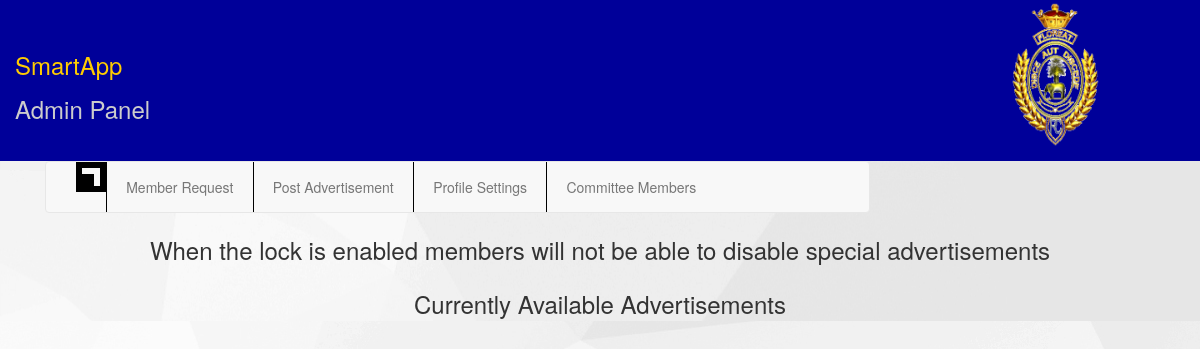
The page /showAdvertiesement.php on the database as committed earlier.
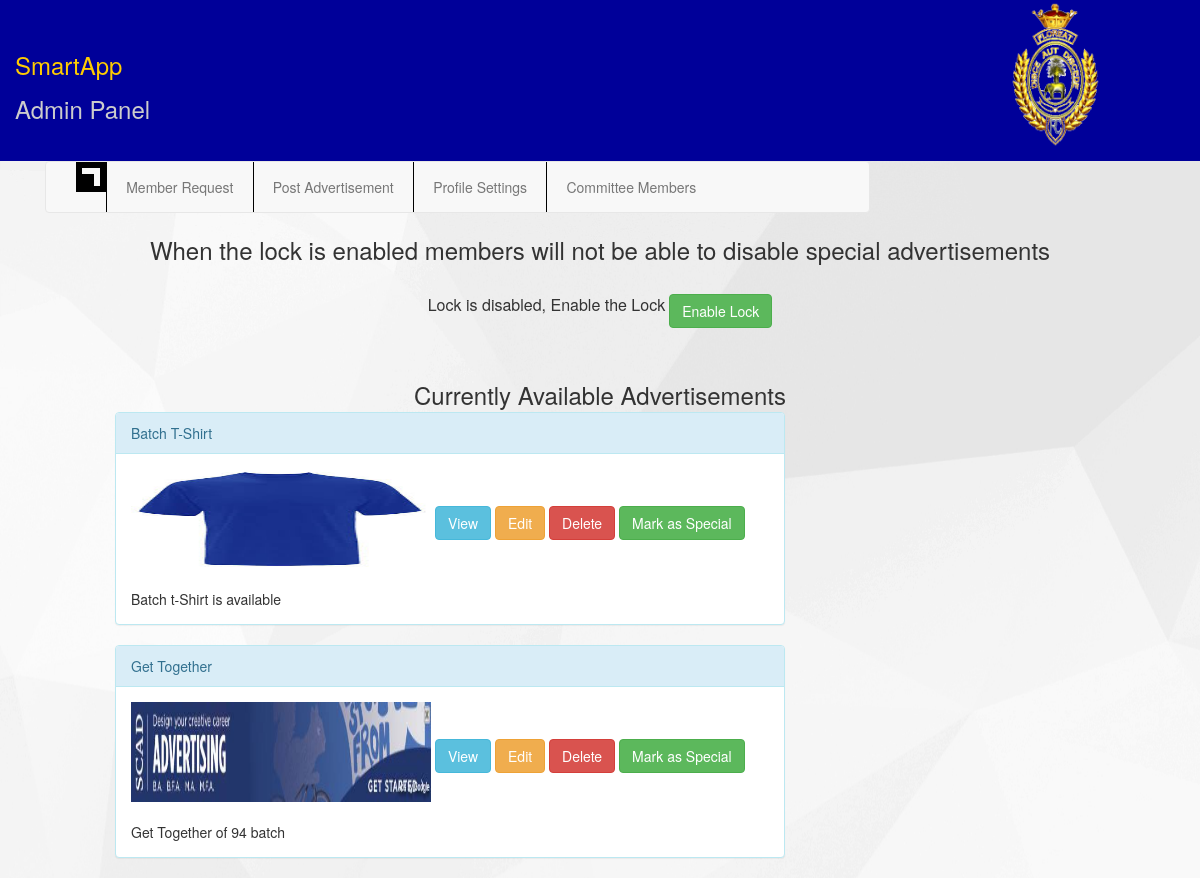
The same page on the database as committed later.
### tables this page shows
CREATE TABLE IF NOT EXISTS `postadvertiesement` (
  `IDAdd` int(11) NOT NULL AUTO_INCREMENT,
  `Type` varchar(20) NOT NULL,
  `Title` varchar(40) NOT NULL,
  `Image` varchar(100) NOT NULL,
  `Description` varchar(150) NOT NULL,
  `ContactNo` int(11) NOT NULL,
  `Email` varchar(30) NOT NULL,
  `StartDate` varchar(15) NOT NULL,
  `EndDate` varchar(15) NOT NULL,
  `CDate` varchar(40) NOT NULL,
  PRIMARY KEY (`IDAdd`)
);

### showAdvertiesement.php (the view, shortened to what this page needs)
<!DOCTYPE html PUBLIC "-//W3C//DTD XHTML 1.0 Transitional//EN" "http://www.w3.org/TR/xhtml1/DTD/xhtml1-transitional.dtd">
<html xmlns="http://www.w3.org/1999/xhtml">
  <head>
    <link rel="stylesheet" href="css/bootstrap.min.css">
    <link rel="stylesheet" href="css/style.css">
    <link rel="stylesheet" href="https://maxcdn.bootstrapcdn.com/font-awesome/4.5.0/css/font-awesome.min.css">
    <link type="text/css" rel="stylesheet" href="sideviewmenu.css" />
  </head>
  <body background="img/body.jpg">
    <div class="container-fluid" id="maincontainer">
      <div class="col-md-4 box1">
        <p class="smartappheading">SmartApp</p>
        <p>Admin Panel</p>
      </div>
      <div class="col-md-2">
        <img src="img/oie_trans.gif" width="100" height="150" />
      </div>
    </div>
    <div class="container-fluid" id="middlecontainer">
    <div class="container">
      <div class="col-md-9">
        <nav class="navbar navbar-default">
          <div class="container-fluid">
            <div class="collapse navbar-collapse" id="myNavbar">
              <ul class="nav navbar-nav">
                <li class="toggler" onClick="sideviewmenu.toggle()"></li>
                <li class=" navbar_margin"><a href="index.php">Member Request</a></li>
                <li class=" navbar_margin"><a href="postAdvertiesement.php">Post Advertisement</a></li>
                <li class=" navbar_margin"><a href="#">Profile Settings</a></li>
                <li class=" navbar_margin"><a href="committee.php">Committee Members</a></li>
              </ul>
            </div>
          </div>
        </nav>
      </div>
    </div>
    <br>
      <center><font size="5px"> When the lock is enabled members will not be able to disable special advertisements </font></center><br/>
    <?php
      include('includes/db.php');
      if(mysqli_connect_errno()) {
      echo "failed to connect to MySQL.".mysqli_connect_error();
      }else {
      $query1 = "select Admin from disableadd";
      $result1=mysqli_query($mysqli,$query1);
      while($row=mysqli_fetch_array($result1)){
        $check = $row['Admin'];
        if ($check == -1) { ?>
          <p align="center">
            <font size="3px">Lock is enabled, Disable the Lock</font>
            <button class="btn btn-success" onclick="javascript:LockAdd(1)"> Disable Lock</button></p><br/><br/>
            <?php }else {?>
              <p align="center">
              <font size="3px"> Lock is disabled, Enable the Lock</font>
              <button class="btn btn-success" onclick="javascript:LockAdd(-1)"> Enable Lock</button></p><br/><br/>
              <?php }
        break;
      }
    }?>
    <center><font size="5px"> Currently Available Advertisements </font></center>
    <?php
      include('includes/db.php');
      $query = "select * from postadvertiesement GROUP BY IDAdd DESC";
      $result=mysqli_query($mysqli,$query);
      while($row=mysqli_fetch_array($result)){
        ?>
  <div class="row">
    <div class="col-md-1">
    </div>
    <div class="col-md-7">
    <div class="panel panel-info">
      <div class="panel-heading"><?php echo $row['Title']?></div>
      <div class="panel-body">
        <img src="<?php echo $row['Image']?>" height="100px" width="300px" align="middle">
        <a href="showAdd.php?sendId=<?= $row['IDAdd'] ?>" onclick="pop_up(this);return false;" class="btn btn-info" role="button">View</a>
        <button class="btn btn-warning" onclick="javascript:EditPage(<?php echo $row['IDAdd']; ?>)">Edit</button>
        <button class="btn btn-danger" onclick="javascript:DeletePage(<?php echo $row['IDAdd']; ?>)">Delete</button>
        <?php
        if($row['status'] == 1) {?>
        	  <button class="btn btn-success" onclick="javascript:markNormal(<?php echo $row['IDAdd']; ?>)">Mark as Normal</button><br/><br/>
      <?php }
        else{?>
            <button class="btn btn-success" onclick="javascript:markSpecial(<?php echo $row['IDAdd']; ?>)">Mark as Special</button><br/><br/>
        <?php
        }
        ?>
        <div>
          <?php echo $row['Description']?>
        </div>
      </div>
    </div>
  </div>
  <div class="col-md-4">
  </div>
</div>
    <?php } ?>
  </body>
</html>

Rows that differ between the two databases and show on the page:
added postadvertiesement: Title "Batch T-Shirt", Image (picture), Description "Batch t-Shirt is available"
added postadvertiesement: Title "Get Together", Image (picture), Description "Get Together of 94 batch"
Other text that changed with them:
new list line: "Lock is disabled, Enable the Lock Enable Lock"
